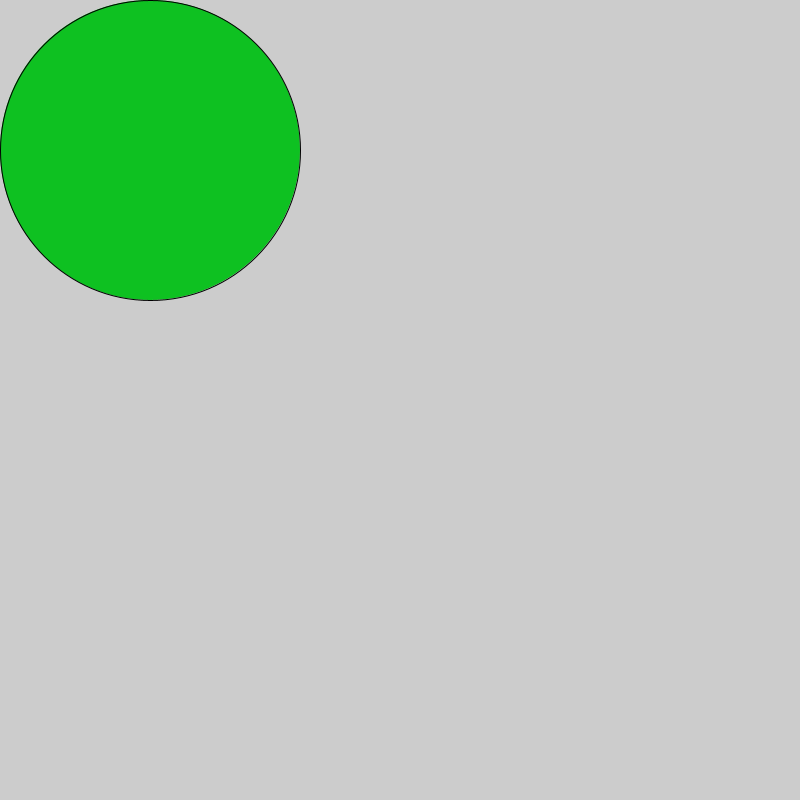
Frame 1 (no input)
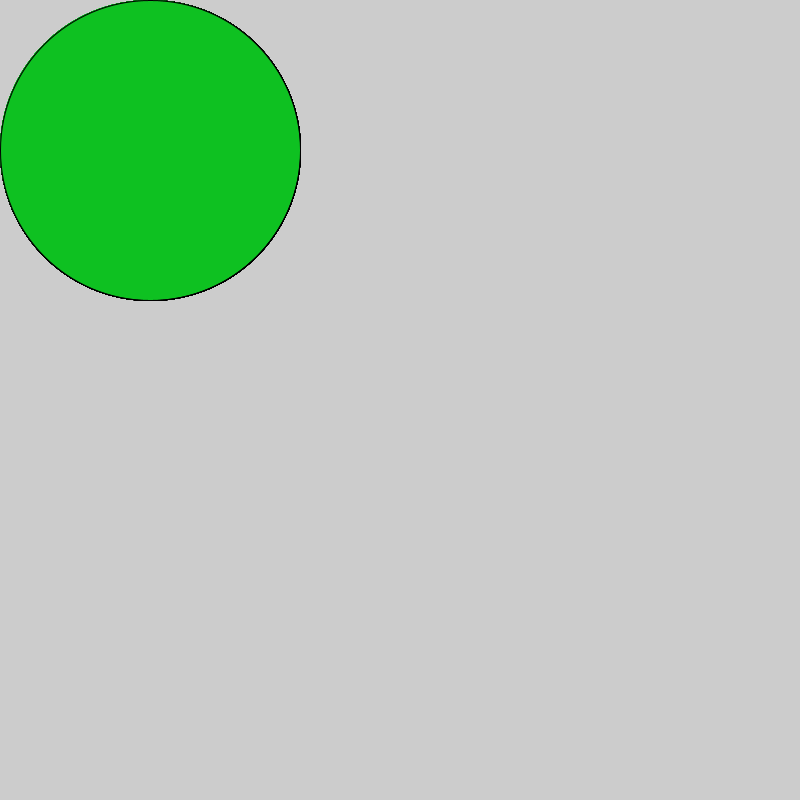
Frame 60 (the mouse pressed at the canvas centre just before this capture)
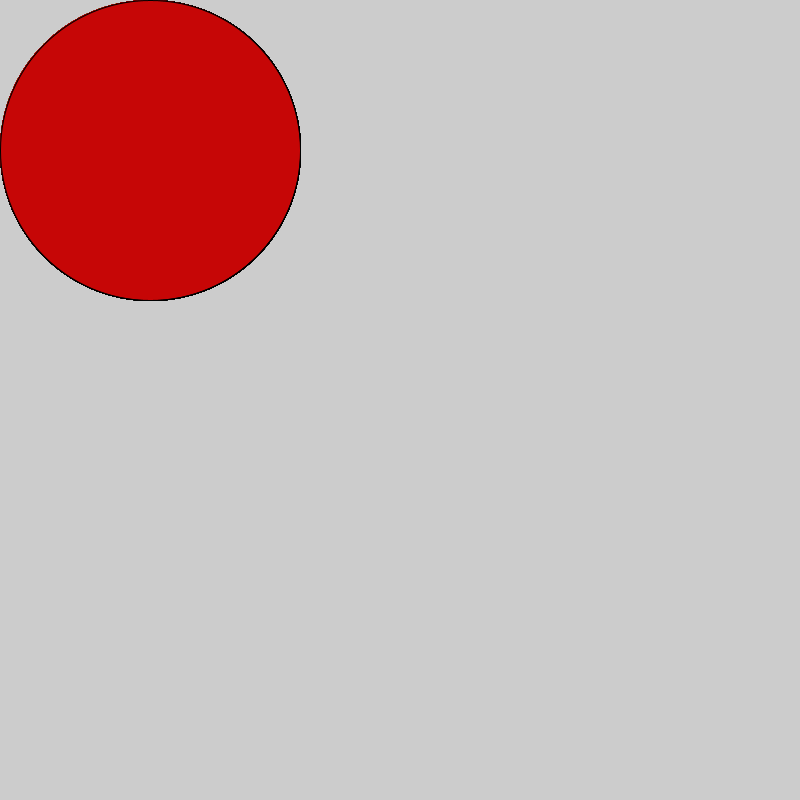
Frame 120 (the mouse held since frame 60 and released just before this capture)

The Processing sketch that drew these frames (run headless with seeded random() and noise(); from frame 60 on, the mouse is pressed at the canvas centre):

// Processing sketch: sketch_190715a
// ── sketch_190715a.pde
void setup(){
  
  size(800,800);
}

void draw(){
  if(mousePressed){
  fill(#C60606);
  
  }
 else{
   fill(#0EC121);}
ellipse(150,150,300,300);
}
